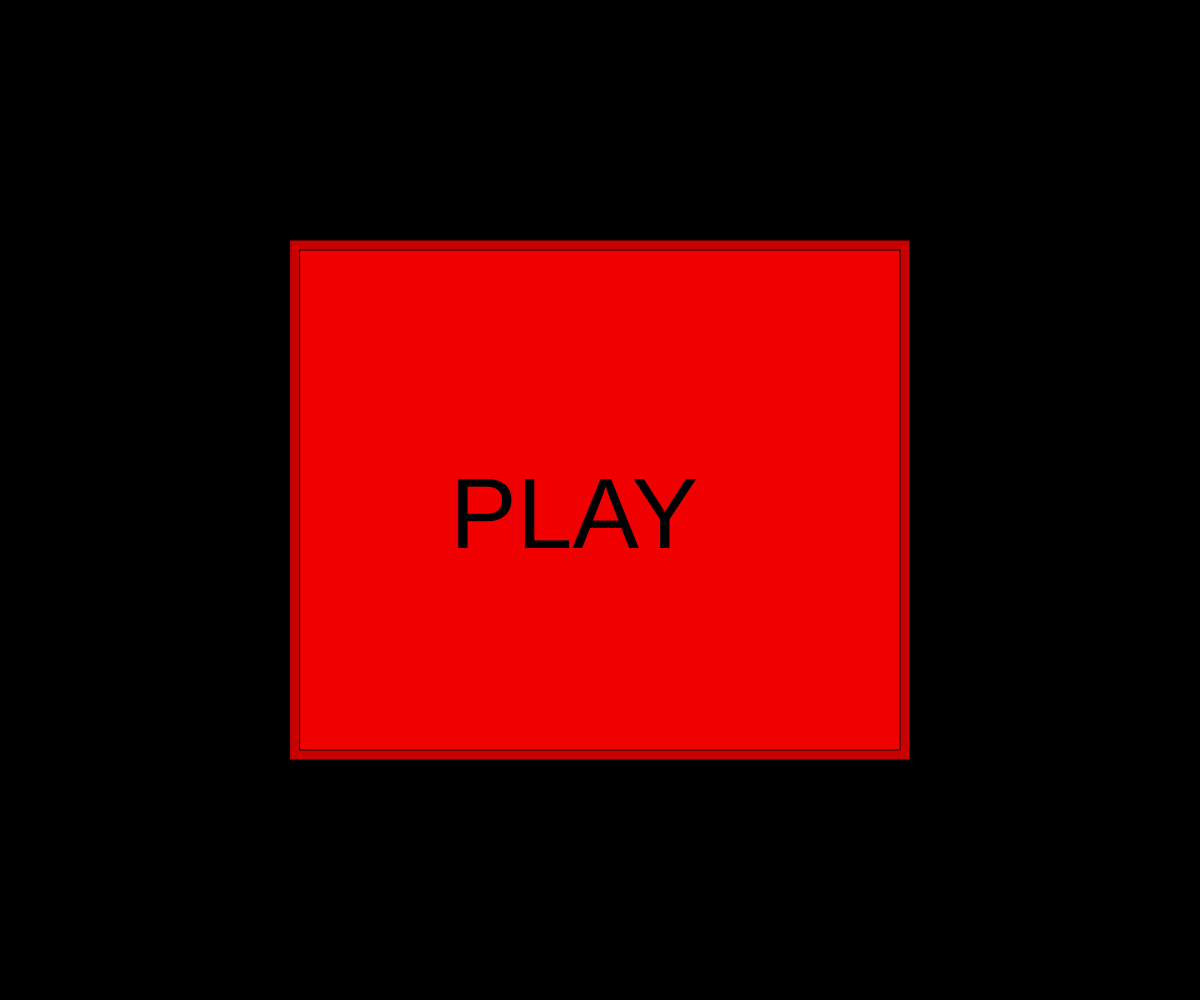
Frame 1 (no input)
Frame 60 (no input): identical to frame 1, image omitted
Frame 120 (the mouse pressed at the canvas centre since frame 60): identical to frame 1, image omitted

The p5.js sketch that drew this single still picture (run headless with seeded random() and noise() and a simulated clock; from frame 60 on, the mouse is pressed at the canvas centre):

// p5.js sketch
// ── sketch.js
/////////////////////////////////////////
// Tetris
// Justyn Pollard
// Feb 2, 2018
////////////////////////////////////////


// global variables //
////////////////////////////////////////
let gameScreenOn = false
let startingMenuOn = true

// Functions //
///////////////////////////////////////
function setup() {
  createCanvas(windowWidth, windowHeight);
}

function playButton() {
  fill(200, 0, 0)
  rect((width / 4 - 10), (height / 4 - 10), (width / 2 + 20), (height / 2 + 20))
  fill(240, 0, 0)
  rect((width / 4), (height / 4), (width / 2), (height / 2))
  fill('black')
  textSize(100)
  text('PLAY', (width / 2 - 150), (height / 2 - 30), (width / 2 + 150), (height / 2 + 30))
}

function startingMenu() {
  playButton()
}

function gameScreen() {
  fill('white')
  rect((width / 2 - 250), 100, 500, 600);
  rect((width / 2 - 400), 100, 125, 125);
}

function mouseClicked() {
  if (startingMenuOn === true) {
    if (mouseX >= (width / 4 - 10) && mouseX <= (width / 4 * 3)) {
      startingMenuOn = false
      gameScreenOn = true
    }
  }
}



// Loop //
//////////////////////////////////////
function draw() {
  background('black')
  if (startingMenuOn === true) {
    startingMenu()
  }
  if (gameScreenOn === true) {
    gameScreen()
  }
}
